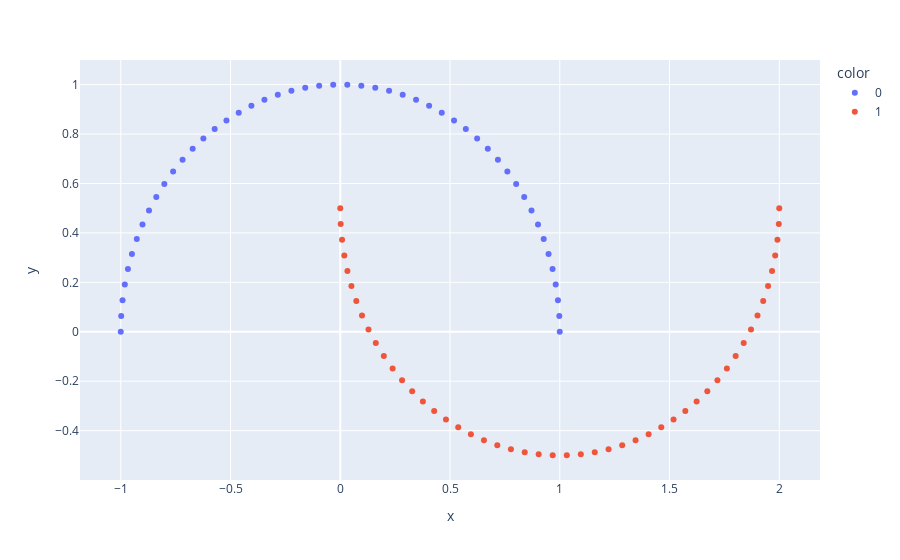

Notebook code for this chart:
### Markdown cell above
#### DBSCAN

### Code cell
from sklearn.cluster import DBSCAN

dbscan = DBSCAN().fit(X)
labels = [str(i) for i in dbscan.labels_]
fig = px.scatter(x=X[:, 0], y=X[:, 1], color=labels);
fig.show()
